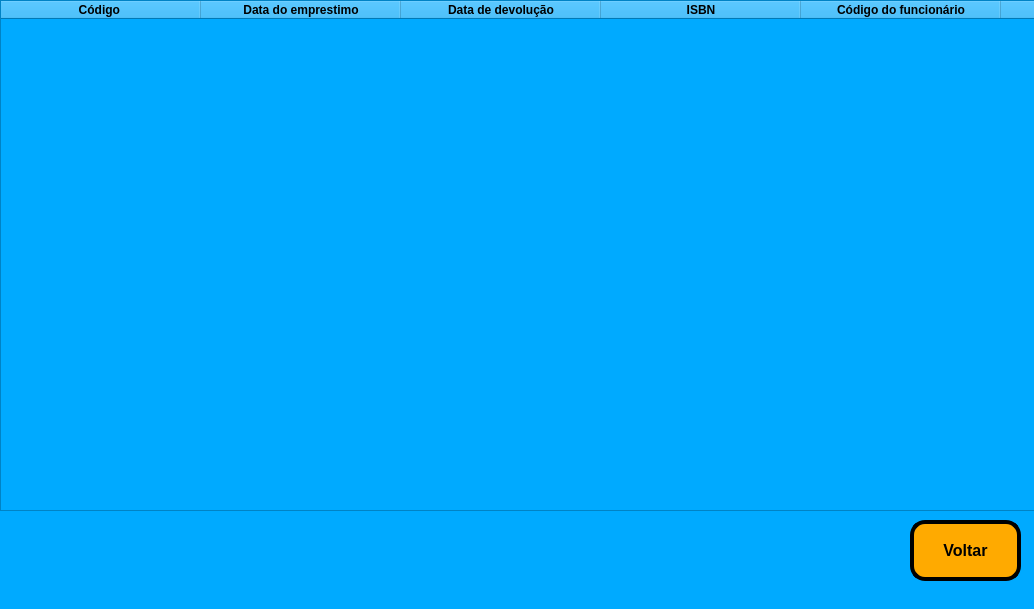
<?xml version="1.0" encoding="UTF-8"?>
<ui version="4.0">
 <class>MainWindow</class>
 <widget class="QMainWindow" name="MainWindow">
  <property name="geometry">
   <rect>
    <x>0</x>
    <y>0</y>
    <width>1034</width>
    <height>609</height>
   </rect>
  </property>
  <property name="windowTitle">
   <string>Backup de empréstimo alterado</string>
  </property>
  <property name="styleSheet">
   <string notr="true">background-color: rgb(0, 170, 255);</string>
  </property>
  <widget class="QWidget" name="centralwidget">
   <widget class="QTableWidget" name="tableWidget">
    <property name="geometry">
     <rect>
      <x>0</x>
      <y>0</y>
      <width>1461</width>
      <height>511</height>
     </rect>
    </property>
    <property name="font">
     <font>
      <pointsize>12</pointsize>
      <weight>75</weight>
      <bold>true</bold>
     </font>
    </property>
    <property name="styleSheet">
     <string notr="true">tableWidget.setColumnWidth(0, 1555)</string>
    </property>
    <attribute name="horizontalHeaderVisible">
     <bool>true</bool>
    </attribute>
    <attribute name="horizontalHeaderDefaultSectionSize">
     <number>200</number>
    </attribute>
    <attribute name="horizontalHeaderHighlightSections">
     <bool>true</bool>
    </attribute>
    <attribute name="verticalHeaderVisible">
     <bool>false</bool>
    </attribute>
    <attribute name="verticalHeaderHighlightSections">
     <bool>false</bool>
    </attribute>
    <column>
     <property name="text">
      <string>Código </string>
     </property>
     <property name="font">
      <font>
       <weight>75</weight>
       <bold>true</bold>
      </font>
     </property>
    </column>
    <column>
     <property name="text">
      <string>Data do emprestimo</string>
     </property>
     <property name="font">
      <font>
       <weight>75</weight>
       <bold>true</bold>
      </font>
     </property>
    </column>
    <column>
     <property name="text">
      <string>Data de devolução</string>
     </property>
     <property name="font">
      <font>
       <weight>75</weight>
       <bold>true</bold>
      </font>
     </property>
    </column>
    <column>
     <property name="text">
      <string>ISBN</string>
     </property>
     <property name="font">
      <font>
       <weight>75</weight>
       <bold>true</bold>
      </font>
     </property>
    </column>
    <column>
     <property name="text">
      <string>Código do funcionário</string>
     </property>
     <property name="font">
      <font>
       <weight>75</weight>
       <bold>true</bold>
      </font>
     </property>
    </column>
    <column>
     <property name="text">
      <string>Matricula</string>
     </property>
     <property name="font">
      <font>
       <weight>75</weight>
       <bold>true</bold>
      </font>
     </property>
    </column>
    <column>
     <property name="text">
      <string>Previsão de entrega</string>
     </property>
     <property name="font">
      <font>
       <weight>75</weight>
       <bold>true</bold>
      </font>
     </property>
    </column>
   </widget>
   <widget class="QPushButton" name="pushButton">
    <property name="geometry">
     <rect>
      <x>910</x>
      <y>520</y>
      <width>111</width>
      <height>61</height>
     </rect>
    </property>
    <property name="font">
     <font>
      <pointsize>12</pointsize>
      <weight>75</weight>
      <bold>true</bold>
     </font>
    </property>
    <property name="styleSheet">
     <string notr="true">background-color: rgb(255, 170, 0);
border-radius: 15px;
border-style: outset;
border-width: 4px;
border-color: black;</string>
    </property>
    <property name="text">
     <string>Voltar</string>
    </property>
    <property name="icon">
     <iconset>
      <normaloff>../../../../.designer/backup/voltar.png</normaloff>../../../../.designer/backup/voltar.png</iconset>
    </property>
   </widget>
  </widget>
  <widget class="QMenuBar" name="menubar">
   <property name="geometry">
    <rect>
     <x>0</x>
     <y>0</y>
     <width>1034</width>
     <height>26</height>
    </rect>
   </property>
  </widget>
  <widget class="QStatusBar" name="statusbar"/>
 </widget>
 <resources/>
 <connections/>
</ui>
